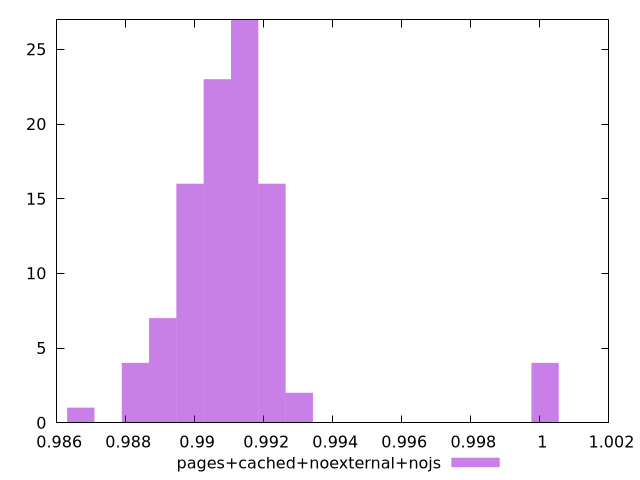

This chart was generated by the following gnuplot code:
$_pagesCachedNoexternalNojs <<EOF
0.9898652757096054 16
0.9882827572832111 4
0.9914477941359996 27
0.9906565349228025 23
0.9922390533491968 16
0.9890740164964082 7
1.000151645481168 4
0.9930303125623939 2
0.9867002388568169 1
EOF
set key outside below
set terminal pngcairo
set output "report_00006_2020-11-02T20-21-41.718Z/render-blocking-resources/pages+cached+noexternal+nojs//hist.png"
set yrange [0:27]
set boxwidth 0.0007912592131971266
set style fill transparent solid 0.5 noborder
plot $_pagesCachedNoexternalNojs title "pages+cached+noexternal+nojs" with boxes ,
